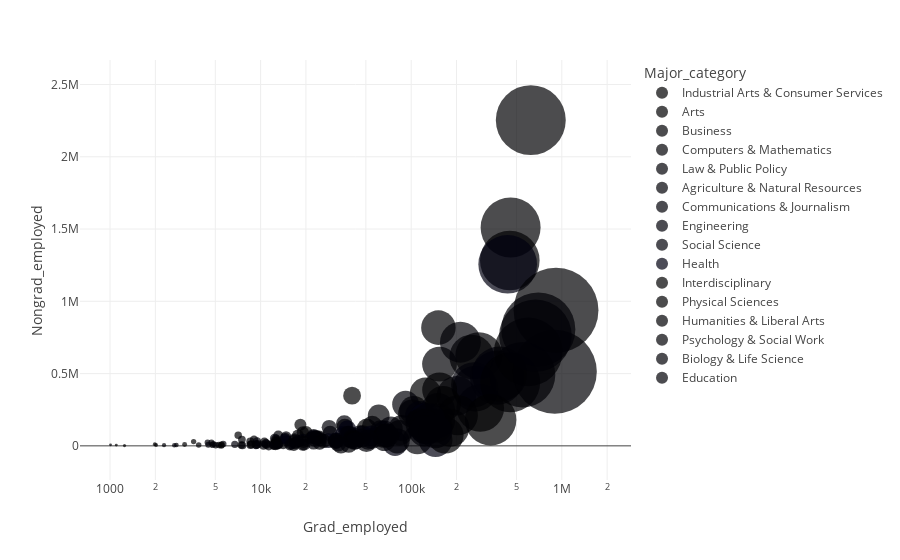

Notebook cell for this chart:
### Code cell
fig = px.scatter(df_grad, x="Grad_employed", y="Nongrad_employed",
size="Grad_employed", color="Major_category",
hover_name="Major", log_x=True, size_max=60)
fig.show()

### Figure 1 — Plotly figure (JSON) as saved in the notebook; plotly's stock layout.template omitted (floating-point values rounded to 4 significant figures)
{"data": [{"hovertemplate": "<b>%{hovertext}</b><br><br>Major_category=Industrial Arts & Consumer Services<br>Grad_employed=%{marker.size}<br>Nongrad_employed=%{y}<extra></extra>", "hovertext": ["CONSTRUCTION SERVICES", "COSMETOLOGY SERVICES AND CULINARY ARTS", "ELECTRICAL, MECHANICAL, AND PRECISION TECHNOLOGIES AND PRODUCTION", "TRANSPORTATION SCIENCES AND TECHNOLOGIES", "FAMILY AND CONSUMER SCIENCES", "PHYSICAL FITNESS PARKS RECREATION AND LEISURE", "MILITARY TECHNOLOGIES"], "legendgroup": "Industrial Arts & Consumer Services", "marker": {"color": "#000001", "size": [7098, 3590, 1984, 20035, 101593, 103790, 1248], "sizemode": "area", "sizeref": 254.3, "symbol": "circle"}, "mode": "markers", "name": "Industrial Arts & Consumer Services", "orientation": "v", "showlegend": true, "type": "scatter", "x": [7098, 3590, 1984, 20035, 101593, 103790, 1248], "xaxis": "x", "y": [73607, 29738, 11921, 94538, 223314, 245267, 1650], "yaxis": "y"}, {"hovertemplate": "<b>%{hovertext}</b><br><br>Major_category=Arts<br>Grad_employed=%{marker.size}<br>Nongrad_employed=%{y}<extra></extra>", "hovertext": ["COMMERCIAL ART AND GRAPHIC DESIGN", "FILM VIDEO AND PHOTOGRAPHIC ARTS", "MISCELLANEOUS FINE ARTS", "FINE ARTS", "VISUAL AND PERFORMING ARTS", "STUDIO ARTS", "DRAMA AND THEATER ARTS", "MUSIC"], "legendgroup": "Arts", "marker": {"color": "#000002", "size": [40492, 19059, 1100, 124246, 14841, 21628, 50690, 150394], "sizemode": "area", "sizeref": 254.3, "symbol": "circle"}, "mode": "markers", "name": "Arts", "orientation": "v", "showlegend": true, "type": "scatter", "x": [40492, 19059, 1100, 124246, 14841, 21628, 50690, 150394], "xaxis": "x", "y": [347166, 93915, 5220, 363977, 36008, 53276, 120476, 174414], "yaxis": "y"}, {"hovertemplate": "<b>%{hovertext}</b><br><br>Major_category=Business<br>Grad_employed=%{marker.size}<br>Nongrad_employed=%{y}<extra></extra>", "hovertext": ["HOSPITALITY MANAGEMENT", "MARKETING AND MARKETING RESEARCH", "MISCELLANEOUS BUSINESS & MEDICAL ADMINISTRATION", "BUSINESS MANAGEMENT AND ADMINISTRATION", "MANAGEMENT INFORMATION SYSTEMS AND STATISTICS", "OPERATIONS LOGISTICS AND E-COMMERCE", "GENERAL BUSINESS", "ACTUARIAL SCIENCE", "ACCOUNTING", "FINANCE", "HUMAN RESOURCES AND PERSONNEL MANAGEMENT", "INTERNATIONAL BUSINESS", "BUSINESS ECONOMICS"], "legendgroup": "Business", "marker": {"color": "#000003", "size": [18368, 151570, 17691, 622357, 36227, 12659, 457191, 2020, 451610, 252242, 55106, 24519, 22935], "sizemode": "area", "sizeref": 254.3, "symbol": "circle"}, "mode": "markers", "name": "Business", "orientation": "v", "showlegend": true, "type": "scatter", "x": [18368, 151570, 17691, 622357, 36227, 12659, 457191, 2020, 451610, 252242, 55106, 24519, 22935], "xaxis": "x", "y": [145597, 817906, 72005, 2253649, 129179, 43074, 1510380, 6666, 1282267, 615192, 135403, 58763, 53771], "yaxis": "y"}, {"hovertemplate": "<b>%{hovertext}</b><br><br>Major_category=Computers & Mathematics<br>Grad_employed=%{marker.size}<br>Nongrad_employed=%{y}<extra></extra>", "hovertext": ["COMMUNICATION TECHNOLOGIES", "COMPUTER PROGRAMMING AND DATA PROCESSING", "COMPUTER NETWORKING AND TELECOMMUNICATIONS", "COMPUTER ADMINISTRATION MANAGEMENT AND SECURITY", "COMPUTER AND INFORMATION SYSTEMS", "INFORMATION SCIENCES", "COMPUTER SCIENCE", "MATHEMATICS AND COMPUTER SCIENCE", "APPLIED MATHEMATICS", "STATISTICS AND DECISION SCIENCE", "MATHEMATICS"], "legendgroup": "Computers & Mathematics", "marker": {"color": "#000004", "size": [7512, 4716, 9037, 8554, 60858, 22403, 281088, 3880, 14113, 16979, 287467], "sizemode": "area", "sizeref": 254.3, "symbol": "circle"}, "mode": "markers", "name": "Computers & Mathematics", "orientation": "v", "showlegend": true, "type": "scatter", "x": [7512, 4716, 9037, 8554, 60858, 22403, 281088, 3880, 14113, 16979, 287467], "xaxis": "x", "y": [43163, 22024, 41552, 29740, 209994, 63354, 623930, 5711, 13704, 17024, 262174], "yaxis": "y"}, {"hovertemplate": "<b>%{hovertext}</b><br><br>Major_category=Law & Public Policy<br>Grad_employed=%{marker.size}<br>Nongrad_employed=%{y}<extra></extra>", "hovertext": ["COURT REPORTING", "CRIMINAL JUSTICE AND FIRE PROTECTION", "PRE-LAW AND LEGAL STUDIES", "PUBLIC ADMINISTRATION", "PUBLIC POLICY"], "legendgroup": "Law & Public Policy", "marker": {"color": "#000005", "size": [1008, 154146, 24818, 31985, 12875], "sizemode": "area", "sizeref": 254.3, "symbol": "circle"}, "mode": "markers", "name": "Law & Public Policy", "orientation": "v", "showlegend": true, "type": "scatter", "x": [1008, 154146, 24818, 31985, 12875], "xaxis": "x", "y": [6967, 565748, 45218, 37006, 9478], "yaxis": "y"}, {"hovertemplate": "<b>%{hovertext}</b><br><br>Major_category=Agriculture & Natural Resources<br>Grad_employed=%{marker.size}<br>Nongrad_employed=%{y}<extra></extra>", "hovertext": ["AGRICULTURE PRODUCTION AND MANAGEMENT", "GENERAL AGRICULTURE", "FORESTRY", "NATURAL RESOURCES MANAGEMENT", "PLANT SCIENCE AND AGRONOMY", "AGRICULTURAL ECONOMICS", "SOIL SCIENCE", "ANIMAL SCIENCES", "MISCELLANEOUS AGRICULTURE", "FOOD SCIENCE"], "legendgroup": "Agriculture & Natural Resources", "marker": {"color": "#000006", "size": [13104, 28930, 16831, 23394, 22782, 10592, 2284, 47755, 2758, 10857], "sizemode": "area", "sizeref": 254.3, "symbol": "circle"}, "mode": "markers", "name": "Agriculture & Natural Resources", "orientation": "v", "showlegend": true, "type": "scatter", "x": [13104, 28930, 16831, 23394, 22782, 10592, 2284, 47755, 2758, 10857], "xaxis": "x", "y": [71781, 86631, 46815, 60690, 60241, 25557, 4654, 74896, 5978, 16298], "yaxis": "y"}, {"hovertemplate": "<b>%{hovertext}</b><br><br>Major_category=Communications & Journalism<br>Grad_employed=%{marker.size}<br>Nongrad_employed=%{y}<extra></extra>", "hovertext": ["ADVERTISING AND PUBLIC RELATIONS", "MASS MEDIA", "COMMUNICATIONS", "JOURNALISM"], "legendgroup": "Communications & Journalism", "marker": {"color": "#000007", "size": [28517, 35939, 212156, 91778], "sizemode": "area", "sizeref": 254.3, "symbol": "circle"}, "mode": "markers", "name": "Communications & Journalism", "orientation": "v", "showlegend": true, "type": "scatter", "x": [28517, 35939, 212156, 91778], "xaxis": "x", "y": [127832, 153722, 716886, 287521], "yaxis": "y"}, {"hovertemplate": "<b>%{hovertext}</b><br><br>Major_category=Engineering<br>Grad_employed=%{marker.size}<br>Nongrad_employed=%{y}<extra></extra>", "hovertext": ["MECHANICAL ENGINEERING RELATED TECHNOLOGIES", "MISCELLANEOUS ENGINEERING TECHNOLOGIES", "INDUSTRIAL PRODUCTION TECHNOLOGIES", "ELECTRICAL ENGINEERING TECHNOLOGY", "ENGINEERING TECHNOLOGIES", "ARCHITECTURAL ENGINEERING", "PETROLEUM ENGINEERING", "ENGINEERING AND INDUSTRIAL MANAGEMENT", "MISCELLANEOUS ENGINEERING", "ARCHITECTURE", "GENERAL ENGINEERING", "CIVIL ENGINEERING", "COMPUTER ENGINEERING", "MINING AND MINERAL ENGINEERING", "MECHANICAL ENGINEERING", "INDUSTRIAL AND MANUFACTURING ENGINEERING", "GEOLOGICAL AND GEOPHYSICAL ENGINEERING", "NAVAL ARCHITECTURE AND MARINE ENGINEERING", "ELECTRICAL ENGINEERING", "BIOLOGICAL ENGINEERING", "MATERIALS ENGINEERING AND MATERIALS SCIENCE", "CHEMICAL ENGINEERING", "AEROSPACE ENGINEERING", "ENVIRONMENTAL ENGINEERING", "METALLURGICAL ENGINEERING", "ENGINEERING MECHANICS PHYSICS AND SCIENCE", "NUCLEAR ENGINEERING", "BIOMEDICAL ENGINEERING", "MATERIALS SCIENCE"], "legendgroup": "Engineering", "marker": {"color": "#000008", "size": [4442, 12433, 14752, 22501, 9471, 4857, 5640, 12781, 19112, 114536, 199771, 150299, 73147, 4491, 266923, 66432, 2673, 6739, 371723, 16810, 13042, 124544, 42632, 9387, 9299, 15822, 8567, 19474, 12263], "sizemode": "area", "sizeref": 254.3, "symbol": "circle"}, "mode": "markers", "name": "Engineering", "orientation": "v", "showlegend": true, "type": "scatter", "x": [4442, 12433, 14752, 22501, 9471, 4857, 5640, 12781, 19112, 114536, 199771, 150299, 73147, 4491, 266923, 66432, 2673, 6739, 371723, 16810, 13042, 124544, 42632, 9387, 9299, 15822, 8567, 19474, 12263], "xaxis": "x", "y": [23069, 50092, 64389, 71204, 29092, 12772, 13108, 26479, 41524, 207090, 346258, 247251, 119738, 7161, 395914, 96312, 3797, 10596, 471850, 21509, 13729, 120146, 41023, 8641, 6692, 13391, 6730, 9626, 4619], "yaxis": "y"}, {"hovertemplate": "<b>%{hovertext}</b><br><br>Major_category=Social Science<br>Grad_employed=%{marker.size}<br>Nongrad_employed=%{y}<extra></extra>", "hovertext": ["CRIMINOLOGY", "GEOGRAPHY", "INTERDISCIPLINARY SOCIAL SCIENCES", "SOCIOLOGY", "GENERAL SOCIAL SCIENCES", "ECONOMICS", "MISCELLANEOUS SOCIAL SCIENCES", "POLITICAL SCIENCE AND GOVERNMENT", "INTERNATIONAL RELATIONS"], "legendgroup": "Social Science", "marker": {"color": "#000009", "size": [14584, 38935, 22755, 259742, 45744, 386002, 10916, 548199, 54693], "sizemode": "area", "sizeref": 254.3, "symbol": "circle"}, "mode": "markers", "name": "Social Science", "orientation": "v", "showlegend": true, "type": "scatter", "x": [14584, 38935, 22755, 259742, 45744, 386002, 10916, 548199, 54693], "xaxis": "x", "y": [53419, 78756, 40252, 422359, 77095, 496450, 10935, 492011, 49168], "yaxis": "y"}, {"hovertemplate": "<b>%{hovertext}</b><br><br>Major_category=Health<br>Grad_employed=%{marker.size}<br>Nongrad_employed=%{y}<extra></extra>", "hovertext": ["MEDICAL TECHNOLOGIES TECHNICIANS", "MEDICAL ASSISTING SERVICES", "NURSING", "HEALTH AND MEDICAL ADMINISTRATIVE SERVICES", "TREATMENT THERAPY PROFESSIONS", "MISCELLANEOUS HEALTH MEDICAL PROFESSIONS", "GENERAL MEDICAL AND HEALTH SERVICES", "NUTRITION SCIENCES", "COMMUNITY AND PUBLIC HEALTH", "PHARMACY PHARMACEUTICAL SCIENCES AND ADMINISTRATION", "COMMUNICATION DISORDERS SCIENCES AND SERVICES", "HEALTH AND MEDICAL PREPARATORY PROGRAMS"], "legendgroup": "Health", "marker": {"color": "#000010", "size": [37639, 14499, 437115, 35283, 123279, 39185, 54355, 31411, 28112, 124688, 145102, 78132], "sizemode": "area", "sizeref": 254.3, "symbol": "circle"}, "mode": "markers", "name": "Health", "orientation": "v", "showlegend": true, "type": "scatter", "x": [37639, 14499, 437115, 35283, 123279, 39185, 54355, 31411, 28112, 124688, 145102, 78132], "xaxis": "x", "y": [117087, 47608, 1256606, 79713, 187311, 49431, 69217, 38530, 36104, 120500, 39683, 16221], "yaxis": "y"}, {"hovertemplate": "<b>%{hovertext}</b><br><br>Major_category=Interdisciplinary<br>Grad_employed=%{marker.size}<br>Nongrad_employed=%{y}<extra></extra>", "hovertext": ["MULTI/INTERDISCIPLINARY STUDIES"], "legendgroup": "Interdisciplinary", "marker": {"color": "#000001", "size": [12708], "sizemode": "area", "sizeref": 254.3, "symbol": "circle"}, "mode": "markers", "name": "Interdisciplinary", "orientation": "v", "showlegend": true, "type": "scatter", "x": [12708], "xaxis": "x", "y": [32600], "yaxis": "y"}, {"hovertemplate": "<b>%{hovertext}</b><br><br>Major_category=Physical Sciences<br>Grad_employed=%{marker.size}<br>Nongrad_employed=%{y}<extra></extra>", "hovertext": ["NUCLEAR, INDUSTRIAL RADIOLOGY, AND BIOLOGICAL TECHNOLOGIES", "MULTI-DISCIPLINARY OR GENERAL SCIENCE", "OCEANOGRAPHY", "GEOLOGY AND EARTH SCIENCE", "PHYSICAL SCIENCES", "ATMOSPHERIC SCIENCES AND METEOROLOGY", "GEOSCIENCES", "ASTRONOMY AND ASTROPHYSICS", "CHEMISTRY", "PHYSICS"], "legendgroup": "Physical Sciences", "marker": {"color": "#000002", "size": [3129, 162694, 5501, 66748, 5292, 8657, 7443, 5480, 336838, 168583], "sizemode": "area", "sizeref": 254.3, "symbol": "circle"}, "mode": "markers", "name": "Physical Sciences", "orientation": "v", "showlegend": true, "type": "scatter", "x": [3129, 162694, 5501, 66748, 5292, 8657, 7443, 5480, 336838, 168583], "xaxis": "x", "y": [8699, 290699, 7311, 72682, 5676, 9847, 5920, 2720, 180034, 72752], "yaxis": "y"}, {"hovertemplate": "<b>%{hovertext}</b><br><br>Major_category=Humanities & Liberal Arts<br>Grad_employed=%{marker.size}<br>Nongrad_employed=%{y}<extra></extra>", "hovertext": ["LIBERAL ARTS", "COMPOSITION AND RHETORIC", "HUMANITIES", "ART HISTORY AND CRITICISM", "INTERCULTURAL AND INTERNATIONAL STUDIES", "THEOLOGY AND RELIGIOUS VOCATIONS", "LINGUISTICS AND COMPARATIVE LANGUAGE AND LITERATURE", "ANTHROPOLOGY AND ARCHEOLOGY", "ENGLISH LANGUAGE AND LITERATURE", "OTHER FOREIGN LANGUAGES", "AREA ETHNIC AND CIVILIZATION STUDIES", "HISTORY", "FRENCH GERMAN LATIN AND OTHER COMMON FOREIGN LANGUAGE STUDIES", "UNITED STATES HISTORY", "PHILOSOPHY AND RELIGIOUS STUDIES"], "legendgroup": "Humanities & Liberal Arts", "marker": {"color": "#000003", "size": [154404, 16723, 19264, 40441, 26153, 115266, 40277, 83632, 598806, 31558, 65878, 454797, 145043, 12217, 182113], "sizemode": "area", "sizeref": 254.3, "symbol": "circle"}, "mode": "markers", "name": "Humanities & Liberal Arts", "orientation": "v", "showlegend": true, "type": "scatter", "x": [154404, 16723, 19264, 40441, 26153, 115266, 40277, 83632, 598806, 31558, 65878, 454797, 145043, 12217, 182113], "xaxis": "x", "y": [387303, 38047, 27799, 54192, 34373, 154911, 41522, 90622, 650188, 31878, 65609, 439435, 137925, 10913, 124979], "yaxis": "y"}, {"hovertemplate": "<b>%{hovertext}</b><br><br>Major_category=Psychology & Social Work<br>Grad_employed=%{marker.size}<br>Nongrad_employed=%{y}<extra></extra>", "hovertext": ["HUMAN SERVICES AND COMMUNITY ORGANIZATION", "SOCIAL PSYCHOLOGY", "INDUSTRIAL AND ORGANIZATIONAL PSYCHOLOGY", "SOCIAL WORK", "PSYCHOLOGY", "MISCELLANEOUS PSYCHOLOGY", "EDUCATIONAL PSYCHOLOGY", "COUNSELING PSYCHOLOGY", "CLINICAL PSYCHOLOGY"], "legendgroup": "Psychology & Social Work", "marker": {"color": "#000004", "size": [23537, 4796, 9546, 203983, 915341, 24652, 18993, 38468, 16612], "sizemode": "area", "sizeref": 254.3, "symbol": "circle"}, "mode": "markers", "name": "Psychology & Social Work", "orientation": "v", "showlegend": true, "type": "scatter", "x": [23537, 4796, 9546, 203983, 915341, 24652, 18993, 38468, 16612], "xaxis": "x", "y": [58298, 6486, 11009, 211272, 938016, 20627, 8561, 12377, 4368], "yaxis": "y"}, {"hovertemplate": "<b>%{hovertext}</b><br><br>Major_category=Biology & Life Science<br>Grad_employed=%{marker.size}<br>Nongrad_employed=%{y}<extra></extra>", "hovertext": ["ENVIRONMENTAL SCIENCE", "ECOLOGY", "MISCELLANEOUS BIOLOGY", "COGNITIVE SCIENCE AND BIOPSYCHOLOGY", "MICROBIOLOGY", "BOTANY", "BIOLOGY", "PHYSIOLOGY", "MOLECULAR BIOLOGY", "PHARMACOLOGY", "ZOOLOGY", "NEUROSCIENCE", "BIOCHEMICAL SCIENCES", "GENETICS"], "legendgroup": "Biology & Life Science", "marker": {"color": "#000005", "size": [38068, 17793, 22488, 5032, 66240, 13071, 898342, 50450, 32729, 7571, 80607, 12551, 109944, 10450], "sizemode": "area", "sizeref": 254.3, "symbol": "circle"}, "mode": "markers", "name": "Biology & Life Science", "orientation": "v", "showlegend": true, "type": "scatter", "x": [38068, 17793, 22488, 5032, 66240, 13071, 898342, 50450, 32729, 7571, 80607, 12551, 109944, 10450], "xaxis": "x", "y": [78828, 33531, 19978, 4206, 42544, 9100, 512669, 25501, 15914, 3126, 34015, 4802, 43165, 4020], "yaxis": "y"}, {"hovertemplate": "<b>%{hovertext}</b><br><br>Major_category=Education<br>Grad_employed=%{marker.size}<br>Nongrad_employed=%{y}<extra></extra>", "hovertext": ["EARLY CHILDHOOD EDUCATION", "PHYSICAL AND HEALTH EDUCATION TEACHING", "MISCELLANEOUS EDUCATION", "ELEMENTARY EDUCATION", "GENERAL EDUCATION", "ART AND MUSIC EDUCATION", "TEACHER EDUCATION: MULTIPLE LEVELS", "SOCIAL SCIENCE OR HISTORY TEACHER EDUCATION", "SECONDARY TEACHER EDUCATION", "LANGUAGE AND DRAMA EDUCATION", "MATHEMATICS TEACHER EDUCATION", "SCIENCE AND COMPUTER TEACHER EDUCATION", "SPECIAL NEEDS EDUCATION", "LIBRARY SCIENCE", "SCHOOL STUDENT COUNSELING", "EDUCATIONAL ADMINISTRATION AND SUPERVISION"], "legendgroup": "Education", "marker": {"color": "#000006", "size": [63027, 131845, 86566, 668185, 698049, 123145, 46866, 68997, 128469, 122260, 51750, 42043, 144858, 15651, 11313, 34142], "sizemode": "area", "sizeref": 254.3, "symbol": "circle"}, "mode": "markers", "name": "Education", "orientation": "v", "showlegend": true, "type": "scatter", "x": [63027, 131845, 86566, 668185, 698049, 123145, 46866, 68997, 128469, 122260, 51750, 42043, 144858, 15651, 11313, 34142], "xaxis": "x", "y": [100158, 185279, 122937, 762114, 805371, 143673, 54460, 71644, 123329, 102263, 42354, 34223, 100814, 6798, 1328, 3079], "yaxis": "y"}], "layout": {"legend": {"itemsizing": "constant", "title": {"text": "Major_category"}, "tracegroupgap": 0}, "margin": {"t": 60}, "xaxis": {"anchor": "y", "domain": [0, 1], "title": {"text": "Grad_employed"}, "type": "log"}, "yaxis": {"anchor": "x", "domain": [0, 1], "title": {"text": "Nongrad_employed"}}}}
